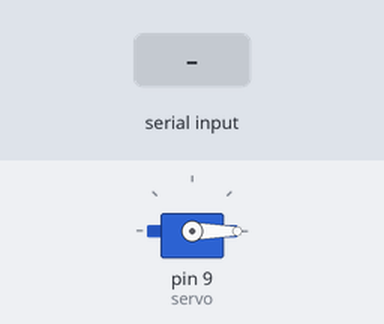
A sketch run on a simulated Arduino Uno, built with avr-gcc and run on an emulated ATmega328P. Shown: servo. The test bench sets the inputs (shaded band).

Above: at 1.2 s.
1.3 s: "stop" received over Serial
At 3.6 s:
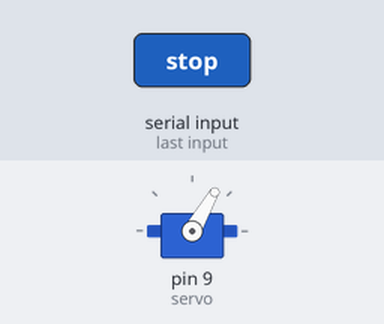
4.0 s: "go" received over Serial
At 5.5 s:
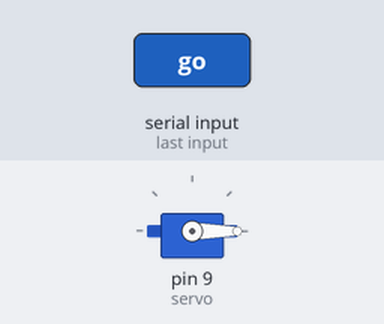
6.5 s: "slow" received over Serial
At 8.7 s:
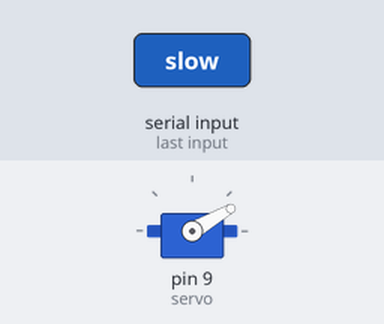
9.0 s: "fast" received over Serial
At 10.6 s:
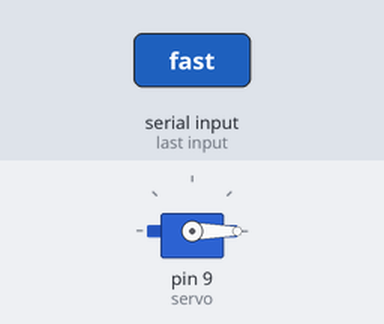
Timing chart, 0 to 12.1 s (numbered marks = the images above; inputs shaded):
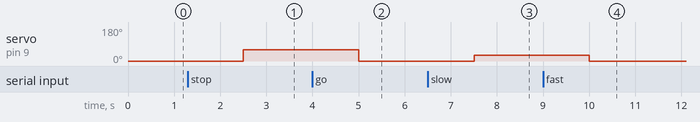

The sketch:

voiceRegServo.ino
```cpp
#include <Servo.h>
boolean stopped, slow = false;
Servo servo;

void setup() {
  servo.attach(9);
  pinMode(2, INPUT);
  pinMode(3, INPUT);
  Serial.begin(9600);
}

void loop() {
  String message;
  if (Serial.available() > 0) {
     message = Serial.readString();
  }
  if(message.equalsIgnoreCase("stop")) stopped = true;
  if(message.equalsIgnoreCase("go")) stopped = false;
  if(message.equalsIgnoreCase("slow")) slow = true;
  if(message.equalsIgnoreCase("fast")) slow = false;
  if(stopped) servo.write(60);
  if(slow && !stopped) servo.write(30);
  if(!stopped && !slow) servo.write(0);
  delay(300);
}
```

Measured:
- after the input at 1.3 s, servo on pin 9 (servo): 0° → 60° after 1.2 s
- after the input at 4.0 s, servo on pin 9 (servo): 60° → 0° after 1.0 s
- after the input at 6.5 s, servo on pin 9 (servo): 0° → 30° after 1.0 s
- after the input at 9.0 s, servo on pin 9 (servo): 30° → 0° after 1.0 s
